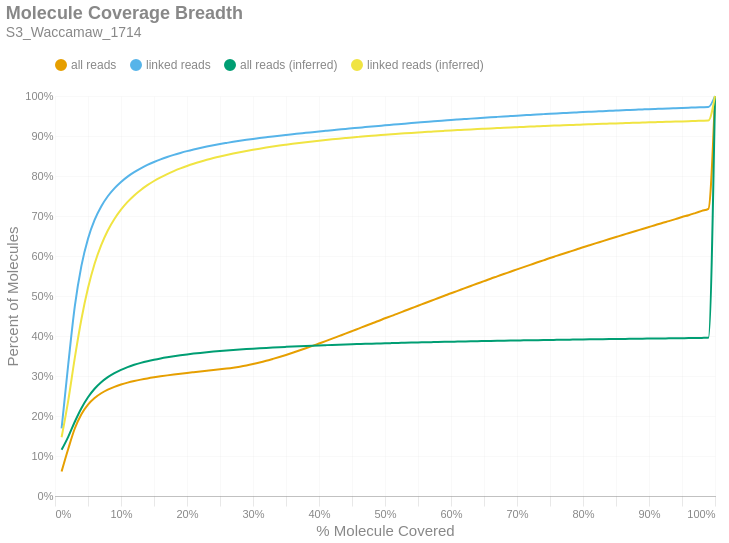

The cell this chart's notebook holds for it:
### Markdown cell above
### Molecule Read Coverage
This chart shows molecule coverage breadth as computed by the number of bases aligned to that molecule. In other words, "*how much of each unique long molecule is actually sequenced/aligned?*" Keep in mind there is a distinction between sequences and alignments, since some sequences belonging to a particular molecule may not align well and wouldn't appear in the alignment data. This chart also shows molecule coverage breadth as computed by the *inferred fragment* from which the aligned sequences originate. Unlike read coverage, this calculation takes into account the total insert size, including unsequenced gaps between the forward and reverse reads. Like the previous figures, these are cumulative percents.

### Code cell
if SKIPLR:
    print_html(f"Skipped")
else:
    binned_df = consolidated_hist(valids['coverage_bp'], mask, 0.01, True)
    binned_df_inf = consolidated_hist(valids['coverage_inserts'], mask, 0.01, True)
    binned_df = binned_df.with_columns(pl.lit(binned_df_inf['all reads (cumsum)']).alias('all reads (inferred)'))
    binned_df = binned_df.with_columns(pl.lit(binned_df_inf['linked reads (cumsum)']).alias('linked reads (inferred)'))
    binned_df = binned_df.with_columns(
        (pl.col('bin').cast(pl.Float64) + 0.01).alias('right_edge')
    )

    with SafeRender(binned_df):
        (
            density_plot(binned_df, 'Molecule Coverage Breadth', samplename, 'molcov', ['all reads (inferred)','linked reads (inferred)'])
            .encode(
                #x=alt.X('bin:Q', title="% Molecule Covered").axis(format = '%').scale(padding=0),
                x=alt.X('right_edge:Q', title="% Molecule Covered").axis(format='%').scale(padding=0),
                y=alt.Y('value:Q', title='Percent of Molecules')
                    .axis(format='%')
                    .stack(False)
                    .scale(domainMin=0, padding=0),
                color=alt.Color("key:N").scale(domain = ["all reads", "linked reads", "all reads (inferred)", "linked reads (inferred)"]),
                tooltip = [
                    alt.Tooltip("key:N", title = "Data Type"),
                    alt.Tooltip("range_label:N", title="% Molecule Covered"),
                    alt.Tooltip("value:Q", format = ".2%", title="% Molecules")
                ]
            )
        ).display()

### Figure 1 — Vega-Lite specification as saved in the notebook (floating-point values rounded to 4 significant figures)
{"width": "container", "height": 400, "config": {"title": {"anchor": "start", "dy": -15, "fontSize": 18, "color": "#888888", "subtitleColor": "#888888", "subtitleFontSize": 14}, "arc": {"fill": "#0072B2"}, "axis": {"domainColor": "#888888", "domainWidth": 0.5, "gridWidth": 0.2, "grid": false, "titleFontWeight": 400, "titleFontSize": 15, "labelFontSize": 11, "labelColor": "#888888", "tickColor": "#888888", "tickWidth": 0.2, "titleColor": "#888888"}, "axisBand": {"grid": false}, "axisX": {"grid": true, "tickSize": 10, "domainCap": "round"}, "axisY": {"domain": false, "grid": true, "tickSize": 0, "domainCap": "round"}, "background": "transparent", "header": {"labelFontSize": 15, "labelColor": "#888888", "titleFontSize": 15, "titleFontWeight": 600, "titleColor": "#888888"}, "legend": {"labelFont": "sans-serif", "labelFontSize": 12, "labelColor": "#888888", "symbolSize": 100, "symbolType": "circle", "titleFontSize": 12, "titlePadding": 10, "titleColor": "#888888", "title": null, "orient": "top"}, "range": {"category": ["#E69F00", "#56B4E9", "#009E73", "#F0E442", "#0072B2", "#D55E00", "#CC79A7", "#000000"], "diverging": ["#cfe8f3", "#a2d4ec", "#73bfe2", "#46abdb", "#1696d2", "#12719e"]}, "area": {"fill": "#0072B2", "fillOpacity": 0.7, "line": true, "strokeOpacity": 0.7}, "line": {"color": "#0072B2", "stroke": "#0072B2", "strokeWidth": 2}, "trail": {"color": "#0072B2", "stroke": "#0072B2", "strokeWidth": 0, "size": 1}, "point": {"filled": true, "fillOpacity": 1.0, "size": 95}, "text": {"color": "#888888", "fontSize": 11, "align": "right", "fontWeight": 400, "size": 11}, "bar": {"fill": "#0072B2", "stroke": null}, "view": {"stroke": null, "continuousWidth": 660, "continuousHeight": 400}}, "data": {"name": "data-dcaccd29d88ac95ff5867782cb8accd9"}, "mark": {"type": "line", "interpolate": "monotone", "point": {"opacity": 0, "size": 275}}, "encoding": {"color": {"field": "key", "scale": {"domain": ["all reads", "linked reads", "all reads (inferred)", "linked reads (inferred)"]}, "type": "nominal"}, "tooltip": [{"field": "key", "title": "Data Type", "type": "nominal"}, {"field": "range_label", "title": "% Molecule Covered", "type": "nominal"}, {"field": "value", "format": ".2%", "title": "% Molecules", "type": "quantitative"}], "x": {"axis": {"format": "%"}, "field": "right_edge", "scale": {"padding": 0}, "title": "% Molecule Covered", "type": "quantitative"}, "y": {"axis": {"format": "%"}, "field": "value", "scale": {"domainMin": 0, "padding": 0}, "stack": false, "title": "Percent of Molecules", "type": "quantitative"}}, "params": [{"name": "param_c36ac31b6afebe62", "select": {"type": "point", "fields": ["key"]}, "bind": "legend"}], "title": {"text": "Molecule Coverage Breadth", "subtitle": "S3_Waccamaw_1714"}, "transform": [{"fold": ["all reads (cumsum)", "linked reads (cumsum)", "all reads (inferred)", "linked reads (inferred)"]}, {"calculate": "replace(datum.key, ' (cumsum)', '')", "as": "key"}, {"filter": {"param": "param_c36ac31b6afebe62"}}], "usermeta": {"embedOptions": {"downloadFileName": "S3_Waccamaw_1714.molcov"}}, "$schema": "https://vega.github.io/schema/vega-lite/v6.1.0.json", "datasets": {"data-dcaccd29d88ac95ff5867782cb8accd9": [{"bin": "0.0", "interval": "0.0-0.01", "all reads": 0.06135, "linked reads": 0.169, "all reads (cumsum)": 0.06135, "linked reads (cumsum)": 0.169, "range_label": "0.0-0.01", "all reads (inferred)": 0.1155, "linked reads (inferred)": 0.1469, "right_edge": 0.01}, {"bin": "0.01", "interval": "0.01-0.02", "all reads": 0.05619, "linked reads": 0.1591, "all reads (cumsum)": 0.1175, "linked reads (cumsum)": 0.3281, "range_label": "0.01-0.02", "all reads (inferred)": 0.1479, "linked reads (inferred)": 0.2379, "right_edge": 0.02}, {"bin": "0.02", "interval": "0.02-0.03", "all reads": 0.05124, "linked reads": 0.1459, "all reads (cumsum)": 0.1688, "linked reads (cumsum)": 0.474, "range_label": "0.02-0.03", "all reads (inferred)": 0.1857, "linked reads (inferred)": 0.3452, "right_edge": 0.03}, {"bin": "0.03", "interval": "0.03-0.04", "all reads": 0.03565, "linked reads": 0.1014, "all reads (cumsum)": 0.2044, "linked reads (cumsum)": 0.5754, "range_label": "0.03-0.04", "all reads (inferred)": 0.2195, "linked reads (inferred)": 0.4417, "right_edge": 0.04}, {"bin": "0.04", "interval": "0.04-0.05", "all reads": 0.02391, "linked reads": 0.06794, "all reads (cumsum)": 0.2283, "linked reads (cumsum)": 0.6433, "range_label": "0.04-0.05", "all reads (inferred)": 0.2468, "linked reads (inferred)": 0.5197, "right_edge": 0.05}, {"bin": "0.05", "interval": "0.05-0.06", "all reads": 0.01655, "linked reads": 0.04687, "all reads (cumsum)": 0.2449, "linked reads (cumsum)": 0.6902, "range_label": "0.05-0.06", "all reads (inferred)": 0.2681, "linked reads (inferred)": 0.5806, "right_edge": 0.06}, {"bin": "0.06", "interval": "0.06-0.07", "all reads": 0.01192, "linked reads": 0.03366, "all reads (cumsum)": 0.2568, "linked reads (cumsum)": 0.7238, "range_label": "0.06-0.07", "all reads (inferred)": 0.2844, "linked reads (inferred)": 0.6271, "right_edge": 0.07}, {"bin": "0.07", "interval": "0.07-0.08", "all reads": 0.009039, "linked reads": 0.02546, "all reads (cumsum)": 0.2659, "linked reads (cumsum)": 0.7493, "range_label": "0.07-0.08", "all reads (inferred)": 0.2972, "linked reads (inferred)": 0.6637, "right_edge": 0.08}, {"bin": "0.08", "interval": "0.08-0.09", "all reads": 0.007066, "linked reads": 0.01983, "all reads (cumsum)": 0.2729, "linked reads (cumsum)": 0.7691, "range_label": "0.08-0.09", "all reads (inferred)": 0.3073, "linked reads (inferred)": 0.6925, "right_edge": 0.09}, {"bin": "0.09", "interval": "0.09-0.1", "all reads": 0.00574, "linked reads": 0.01607, "all reads (cumsum)": 0.2787, "linked reads (cumsum)": 0.7852, "range_label": "0.09-0.1", "all reads (inferred)": 0.3155, "linked reads (inferred)": 0.7158, "right_edge": 0.1}, {"bin": "0.1", "interval": "0.1-0.11", "all reads": 0.004783, "linked reads": 0.0133, "all reads (cumsum)": 0.2834, "linked reads (cumsum)": 0.7985, "range_label": "0.1-0.11", "all reads (inferred)": 0.3223, "linked reads (inferred)": 0.7351, "right_edge": 0.11}, {"bin": "0.11", "interval": "0.11-0.12", "all reads": 0.004034, "linked reads": 0.01118, "all reads (cumsum)": 0.2875, "linked reads (cumsum)": 0.8097, "range_label": "0.11-0.12", "all reads (inferred)": 0.328, "linked reads (inferred)": 0.7514, "right_edge": 0.12}, {"bin": "0.12", "interval": "0.12-0.13", "all reads": 0.003466, "linked reads": 0.009554, "all reads (cumsum)": 0.2909, "linked reads (cumsum)": 0.8192, "range_label": "0.12-0.13", "all reads (inferred)": 0.3329, "linked reads (inferred)": 0.7651, "right_edge": 0.13}, {"bin": "0.13", "interval": "0.13-0.14", "all reads": 0.003069, "linked reads": 0.008382, "all reads (cumsum)": 0.294, "linked reads (cumsum)": 0.8276, "range_label": "0.13-0.14", "all reads (inferred)": 0.3371, "linked reads (inferred)": 0.777, "right_edge": 0.14}, {"bin": "0.14", "interval": "0.14-0.15", "all reads": 0.002735, "linked reads": 0.007378, "all reads (cumsum)": 0.2967, "linked reads (cumsum)": 0.835, "range_label": "0.14-0.15", "all reads (inferred)": 0.3407, "linked reads (inferred)": 0.7875, "right_edge": 0.15}, {"bin": "0.15", "interval": "0.15-0.16", "all reads": 0.002517, "linked reads": 0.006643, "all reads (cumsum)": 0.2993, "linked reads (cumsum)": 0.8416, "range_label": "0.15-0.16", "all reads (inferred)": 0.344, "linked reads (inferred)": 0.7967, "right_edge": 0.16}, {"bin": "0.16", "interval": "0.16-0.17", "all reads": 0.002296, "linked reads": 0.00588, "all reads (cumsum)": 0.3016, "linked reads (cumsum)": 0.8475, "range_label": "0.16-0.17", "all reads (inferred)": 0.3469, "linked reads (inferred)": 0.8049, "right_edge": 0.17}, {"bin": "0.17", "interval": "0.17-0.18", "all reads": 0.002175, "linked reads": 0.005365, "all reads (cumsum)": 0.3037, "linked reads (cumsum)": 0.8529, "range_label": "0.17-0.18", "all reads (inferred)": 0.3495, "linked reads (inferred)": 0.8123, "right_edge": 0.18}, {"bin": "0.18", "interval": "0.18-0.19", "all reads": 0.002046, "linked reads": 0.004847, "all reads (cumsum)": 0.3058, "linked reads (cumsum)": 0.8577, "range_label": "0.18-0.19", "all reads (inferred)": 0.3519, "linked reads (inferred)": 0.819, "right_edge": 0.19}, {"bin": "0.19", "interval": "0.19-0.2", "all reads": 0.001972, "linked reads": 0.004471, "all reads (cumsum)": 0.3078, "linked reads (cumsum)": 0.8622, "range_label": "0.19-0.2", "all reads (inferred)": 0.354, "linked reads (inferred)": 0.8251, "right_edge": 0.2}, {"bin": "0.2", "interval": "0.2-0.21", "all reads": 0.001876, "linked reads": 0.004053, "all reads (cumsum)": 0.3096, "linked reads (cumsum)": 0.8662, "range_label": "0.2-0.21", "all reads (inferred)": 0.356, "linked reads (inferred)": 0.8307, "right_edge": 0.21}, {"bin": "0.21", "interval": "0.21-0.22", "all reads": 0.001846, "linked reads": 0.003784, "all reads (cumsum)": 0.3115, "linked reads (cumsum)": 0.87, "range_label": "0.21-0.22", "all reads (inferred)": 0.3578, "linked reads (inferred)": 0.8357, "right_edge": 0.22}, {"bin": "0.22", "interval": "0.22-0.23", "all reads": 0.001804, "linked reads": 0.00351, "all reads (cumsum)": 0.3133, "linked reads (cumsum)": 0.8735, "range_label": "0.22-0.23", "all reads (inferred)": 0.3595, "linked reads (inferred)": 0.8405, "right_edge": 0.23}, {"bin": "0.23", "interval": "0.23-0.24", "all reads": 0.001805, "linked reads": 0.003256, "all reads (cumsum)": 0.3151, "linked reads (cumsum)": 0.8768, "range_label": "0.23-0.24", "all reads (inferred)": 0.361, "linked reads (inferred)": 0.8448, "right_edge": 0.24}, {"bin": "0.24", "interval": "0.24-0.25", "all reads": 0.001828, "linked reads": 0.003082, "all reads (cumsum)": 0.3169, "linked reads (cumsum)": 0.8799, "range_label": "0.24-0.25", "all reads (inferred)": 0.3624, "linked reads (inferred)": 0.8488, "right_edge": 0.25}, {"bin": "0.25", "interval": "0.25-0.26", "all reads": 0.001845, "linked reads": 0.002824, "all reads (cumsum)": 0.3188, "linked reads (cumsum)": 0.8827, "range_label": "0.25-0.26", "all reads (inferred)": 0.3638, "linked reads (inferred)": 0.8526, "right_edge": 0.26}, {"bin": "0.26", "interval": "0.26-0.27", "all reads": 0.002128, "linked reads": 0.002736, "all reads (cumsum)": 0.3209, "linked reads (cumsum)": 0.8854, "range_label": "0.26-0.27", "all reads (inferred)": 0.365, "linked reads (inferred)": 0.8561, "right_edge": 0.27}, {"bin": "0.27", "interval": "0.27-0.28", "all reads": 0.002517, "linked reads": 0.002543, "all reads (cumsum)": 0.3234, "linked reads (cumsum)": 0.888, "range_label": "0.27-0.28", "all reads (inferred)": 0.3662, "linked reads (inferred)": 0.8595, "right_edge": 0.28}, {"bin": "0.28", "interval": "0.28-0.29", "all reads": 0.002953, "linked reads": 0.002434, "all reads (cumsum)": 0.3264, "linked reads (cumsum)": 0.8904, "range_label": "0.28-0.29", "all reads (inferred)": 0.3673, "linked reads (inferred)": 0.8626, "right_edge": 0.29}, {"bin": "0.29", "interval": "0.29-0.3", "all reads": 0.003438, "linked reads": 0.002328, "all reads (cumsum)": 0.3298, "linked reads (cumsum)": 0.8927, "range_label": "0.29-0.3", "all reads (inferred)": 0.3683, "linked reads (inferred)": 0.8655, "right_edge": 0.3}, {"bin": "0.3", "interval": "0.3-0.31", "all reads": 0.003827, "linked reads": 0.002119, "all reads (cumsum)": 0.3336, "linked reads (cumsum)": 0.8948, "range_label": "0.3-0.31", "all reads (inferred)": 0.3694, "linked reads (inferred)": 0.8684, "right_edge": 0.31}, {"bin": "0.31", "interval": "0.31-0.32", "all reads": 0.004311, "linked reads": 0.00207, "all reads (cumsum)": 0.3379, "linked reads (cumsum)": 0.8969, "range_label": "0.31-0.32", "all reads (inferred)": 0.3703, "linked reads (inferred)": 0.871, "right_edge": 0.32}, {"bin": "0.32", "interval": "0.32-0.33", "all reads": 0.004719, "linked reads": 0.002041, "all reads (cumsum)": 0.3426, "linked reads (cumsum)": 0.899, "range_label": "0.32-0.33", "all reads (inferred)": 0.3712, "linked reads (inferred)": 0.8736, "right_edge": 0.33}, {"bin": "0.33", "interval": "0.33-0.34", "all reads": 0.004867, "linked reads": 0.001923, "all reads (cumsum)": 0.3475, "linked reads (cumsum)": 0.9009, "range_label": "0.33-0.34", "all reads (inferred)": 0.3721, "linked reads (inferred)": 0.876, "right_edge": 0.34}, {"bin": "0.34", "interval": "0.34-0.35", "all reads": 0.00517, "linked reads": 0.001819, "all reads (cumsum)": 0.3527, "linked reads (cumsum)": 0.9027, "range_label": "0.34-0.35", "all reads (inferred)": 0.3729, "linked reads (inferred)": 0.8782, "right_edge": 0.35}, {"bin": "0.35", "interval": "0.35-0.36", "all reads": 0.005394, "linked reads": 0.001775, "all reads (cumsum)": 0.3581, "linked reads (cumsum)": 0.9045, "range_label": "0.35-0.36", "all reads (inferred)": 0.3736, "linked reads (inferred)": 0.8804, "right_edge": 0.36}, {"bin": "0.36", "interval": "0.36-0.37", "all reads": 0.005518, "linked reads": 0.00171, "all reads (cumsum)": 0.3636, "linked reads (cumsum)": 0.9062, "range_label": "0.36-0.37", "all reads (inferred)": 0.3744, "linked reads (inferred)": 0.8825, "right_edge": 0.37}, {"bin": "0.37", "interval": "0.37-0.38", "all reads": 0.005736, "linked reads": 0.001744, "all reads (cumsum)": 0.3693, "linked reads (cumsum)": 0.9079, "range_label": "0.37-0.38", "all reads (inferred)": 0.3751, "linked reads (inferred)": 0.8845, "right_edge": 0.38}, {"bin": "0.38", "interval": "0.38-0.39", "all reads": 0.005911, "linked reads": 0.001701, "all reads (cumsum)": 0.3752, "linked reads (cumsum)": 0.9096, "range_label": "0.38-0.39", "all reads (inferred)": 0.3758, "linked reads (inferred)": 0.8864, "right_edge": 0.39}, {"bin": "0.39", "interval": "0.39-0.4", "all reads": 0.006055, "linked reads": 0.001708, "all reads (cumsum)": 0.3813, "linked reads (cumsum)": 0.9113, "range_label": "0.39-0.4", "all reads (inferred)": 0.3765, "linked reads (inferred)": 0.8883, "right_edge": 0.4}, {"bin": "0.4", "interval": "0.4-0.41", "all reads": 0.005977, "linked reads": 0.001622, "all reads (cumsum)": 0.3873, "linked reads (cumsum)": 0.913, "range_label": "0.4-0.41", "all reads (inferred)": 0.3771, "linked reads (inferred)": 0.89, "right_edge": 0.41}, {"bin": "0.41", "interval": "0.41-0.42", "all reads": 0.006146, "linked reads": 0.001606, "all reads (cumsum)": 0.3934, "linked reads (cumsum)": 0.9146, "range_label": "0.41-0.42", "all reads (inferred)": 0.3777, "linked reads (inferred)": 0.8917, "right_edge": 0.42}, {"bin": "0.42", "interval": "0.42-0.43", "all reads": 0.006233, "linked reads": 0.001557, "all reads (cumsum)": 0.3997, "linked reads (cumsum)": 0.9161, "range_label": "0.42-0.43", "all reads (inferred)": 0.3783, "linked reads (inferred)": 0.8933, "right_edge": 0.43}, {"bin": "0.43", "interval": "0.43-0.44", "all reads": 0.006217, "linked reads": 0.001568, "all reads (cumsum)": 0.4059, "linked reads (cumsum)": 0.9177, "range_label": "0.43-0.44", "all reads (inferred)": 0.3788, "linked reads (inferred)": 0.8949, "right_edge": 0.44}, {"bin": "0.44", "interval": "0.44-0.45", "all reads": 0.006318, "linked reads": 0.001519, "all reads (cumsum)": 0.4122, "linked reads (cumsum)": 0.9192, "range_label": "0.44-0.45", "all reads (inferred)": 0.3794, "linked reads (inferred)": 0.8964, "right_edge": 0.45}, {"bin": "0.45", "interval": "0.45-0.46", "all reads": 0.006365, "linked reads": 0.001541, "all reads (cumsum)": 0.4186, "linked reads (cumsum)": 0.9207, "range_label": "0.45-0.46", "all reads (inferred)": 0.3799, "linked reads (inferred)": 0.8978, "right_edge": 0.46}, {"bin": "0.46", "interval": "0.46-0.47", "all reads": 0.006339, "linked reads": 0.001454, "all reads (cumsum)": 0.4249, "linked reads (cumsum)": 0.9222, "range_label": "0.46-0.47", "all reads (inferred)": 0.3804, "linked reads (inferred)": 0.8992, "right_edge": 0.47}, {"bin": "0.47", "interval": "0.47-0.48", "all reads": 0.006386, "linked reads": 0.00152, "all reads (cumsum)": 0.4313, "linked reads (cumsum)": 0.9237, "range_label": "0.47-0.48", "all reads (inferred)": 0.3809, "linked reads (inferred)": 0.9006, "right_edge": 0.48}, {"bin": "0.48", "interval": "0.48-0.49", "all reads": 0.006154, "linked reads": 0.001457, "all reads (cumsum)": 0.4374, "linked reads (cumsum)": 0.9252, "range_label": "0.48-0.49", "all reads (inferred)": 0.3813, "linked reads (inferred)": 0.9018, "right_edge": 0.49}, {"bin": "0.49", "interval": "0.49-0.5", "all reads": 0.006854, "linked reads": 0.001522, "all reads (cumsum)": 0.4443, "linked reads (cumsum)": 0.9267, "range_label": "0.49-0.5", "all reads (inferred)": 0.3818, "linked reads (inferred)": 0.9031, "right_edge": 0.5}, {"bin": "0.5", "interval": "0.5-0.51", "all reads": 0.005891, "linked reads": 0.001404, "all reads (cumsum)": 0.4502, "linked reads (cumsum)": 0.9281, "range_label": "0.5-0.51", "all reads (inferred)": 0.3822, "linked reads (inferred)": 0.9043, "right_edge": 0.51}, {"bin": "0.51", "interval": "0.51-0.52", "all reads": 0.006527, "linked reads": 0.001399, "all reads (cumsum)": 0.4567, "linked reads (cumsum)": 0.9295, "range_label": "0.51-0.52", "all reads (inferred)": 0.3826, "linked reads (inferred)": 0.9054, "right_edge": 0.52}, {"bin": "0.52", "interval": "0.52-0.53", "all reads": 0.006288, "linked reads": 0.001353, "all reads (cumsum)": 0.463, "linked reads (cumsum)": 0.9309, "range_label": "0.52-0.53", "all reads (inferred)": 0.3831, "linked reads (inferred)": 0.9066, "right_edge": 0.53}, {"bin": "0.53", "interval": "0.53-0.54", "all reads": 0.006351, "linked reads": 0.001336, "all reads (cumsum)": 0.4693, "linked reads (cumsum)": 0.9322, "range_label": "0.53-0.54", "all reads (inferred)": 0.3835, "linked reads (inferred)": 0.9077, "right_edge": 0.54}, {"bin": "0.54", "interval": "0.54-0.55", "all reads": 0.006183, "linked reads": 0.001314, "all reads (cumsum)": 0.4755, "linked reads (cumsum)": 0.9335, "range_label": "0.54-0.55", "all reads (inferred)": 0.3839, "linked reads (inferred)": 0.9088, "right_edge": 0.55}, {"bin": "0.55", "interval": "0.55-0.56", "all reads": 0.006433, "linked reads": 0.001333, "all reads (cumsum)": 0.482, "linked reads (cumsum)": 0.9348, "range_label": "0.55-0.56", "all reads (inferred)": 0.3843, "linked reads (inferred)": 0.9098, "right_edge": 0.56}, {"bin": "0.56", "interval": "0.56-0.57", "all reads": 0.006274, "linked reads": 0.001297, "all reads (cumsum)": 0.4882, "linked reads (cumsum)": 0.9361, "range_label": "0.56-0.57", "all reads (inferred)": 0.3846, "linked reads (inferred)": 0.9109, "right_edge": 0.57}, {"bin": "0.57", "interval": "0.57-0.58", "all reads": 0.006147, "linked reads": 0.001313, "all reads (cumsum)": 0.4944, "linked reads (cumsum)": 0.9375, "range_label": "0.57-0.58", "all reads (inferred)": 0.385, "linked reads (inferred)": 0.9119, "right_edge": 0.58}, {"bin": "0.58", "interval": "0.58-0.59", "all reads": 0.006211, "linked reads": 0.001231, "all reads (cumsum)": 0.5006, "linked reads (cumsum)": 0.9387, "range_label": "0.58-0.59", "all reads (inferred)": 0.3854, "linked reads (inferred)": 0.9129, "right_edge": 0.59}, {"bin": "0.59", "interval": "0.59-0.6", "all reads": 0.00633, "linked reads": 0.001256, "all reads (cumsum)": 0.5069, "linked reads (cumsum)": 0.9399, "range_label": "0.59-0.6", "all reads (inferred)": 0.3857, "linked reads (inferred)": 0.9138, "right_edge": 0.6}, {"bin": "0.6", "interval": "0.6-0.61", "all reads": 0.005951, "linked reads": 0.001184, "all reads (cumsum)": 0.5129, "linked reads (cumsum)": 0.9411, "range_label": "0.6-0.61", "all reads (inferred)": 0.3861, "linked reads (inferred)": 0.9147, "right_edge": 0.61}, {"bin": "0.61", "interval": "0.61-0.62", "all reads": 0.006207, "linked reads": 0.001155, "all reads (cumsum)": 0.5191, "linked reads (cumsum)": 0.9423, "range_label": "0.61-0.62", "all reads (inferred)": 0.3864, "linked reads (inferred)": 0.9157, "right_edge": 0.62}, {"bin": "0.62", "interval": "0.62-0.63", "all reads": 0.006049, "linked reads": 0.001156, "all reads (cumsum)": 0.5251, "linked reads (cumsum)": 0.9434, "range_label": "0.62-0.63", "all reads (inferred)": 0.3867, "linked reads (inferred)": 0.9166, "right_edge": 0.63}, {"bin": "0.63", "interval": "0.63-0.64", "all reads": 0.006048, "linked reads": 0.001111, "all reads (cumsum)": 0.5312, "linked reads (cumsum)": 0.9445, "range_label": "0.63-0.64", "all reads (inferred)": 0.3871, "linked reads (inferred)": 0.9174, "right_edge": 0.64}, {"bin": "0.64", "interval": "0.64-0.65", "all reads": 0.005891, "linked reads": 0.001065, "all reads (cumsum)": 0.5371, "linked reads (cumsum)": 0.9456, "range_label": "0.64-0.65", "all reads (inferred)": 0.3874, "linked reads (inferred)": 0.9182, "right_edge": 0.65}, {"bin": "0.65", "interval": "0.65-0.66", "all reads": 0.006193, "linked reads": 0.001147, "all reads (cumsum)": 0.5433, "linked reads (cumsum)": 0.9468, "range_label": "0.65-0.66", "all reads (inferred)": 0.3877, "linked reads (inferred)": 0.919, "right_edge": 0.66}, {"bin": "0.66", "interval": "0.66-0.67", "all reads": 0.005799, "linked reads": 0.001058, "all reads (cumsum)": 0.5491, "linked reads (cumsum)": 0.9478, "range_label": "0.66-0.67", "all reads (inferred)": 0.3879, "linked reads (inferred)": 0.9198, "right_edge": 0.67}, {"bin": "0.67", "interval": "0.67-0.68", "all reads": 0.005892, "linked reads": 0.001025, "all reads (cumsum)": 0.5549, "linked reads (cumsum)": 0.9488, "range_label": "0.67-0.68", "all reads (inferred)": 0.3882, "linked reads (inferred)": 0.9206, "right_edge": 0.68}, {"bin": "0.68", "interval": "0.68-0.69", "all reads": 0.005723, "linked reads": 0.0009934, "all reads (cumsum)": 0.5607, "linked reads (cumsum)": 0.9498, "range_label": "0.68-0.69", "all reads (inferred)": 0.3885, "linked reads (inferred)": 0.9214, "right_edge": 0.69}, {"bin": "0.69", "interval": "0.69-0.7", "all reads": 0.00585, "linked reads": 0.0009961, "all reads (cumsum)": 0.5665, "linked reads (cumsum)": 0.9508, "range_label": "0.69-0.7", "all reads (inferred)": 0.3888, "linked reads (inferred)": 0.9221, "right_edge": 0.7}, {"bin": "0.7", "interval": "0.7-0.71", "all reads": 0.00573, "linked reads": 0.0009791, "all reads (cumsum)": 0.5723, "linked reads (cumsum)": 0.9518, "range_label": "0.7-0.71", "all reads (inferred)": 0.3891, "linked reads (inferred)": 0.9228, "right_edge": 0.71}, {"bin": "0.71", "interval": "0.71-0.72", "all reads": 0.005642, "linked reads": 0.000964, "all reads (cumsum)": 0.5779, "linked reads (cumsum)": 0.9528, "range_label": "0.71-0.72", "all reads (inferred)": 0.3893, "linked reads (inferred)": 0.9235, "right_edge": 0.72}, {"bin": "0.72", "interval": "0.72-0.73", "all reads": 0.005687, "linked reads": 0.0009807, "all reads (cumsum)": 0.5836, "linked reads (cumsum)": 0.9538, "range_label": "0.72-0.73", "all reads (inferred)": 0.3896, "linked reads (inferred)": 0.9242, "right_edge": 0.73}, {"bin": "0.73", "interval": "0.73-0.74", "all reads": 0.005496, "linked reads": 0.0009347, "all reads (cumsum)": 0.5891, "linked reads (cumsum)": 0.9547, "range_label": "0.73-0.74", "all reads (inferred)": 0.3899, "linked reads (inferred)": 0.9249, "right_edge": 0.74}, {"bin": "0.74", "interval": "0.74-0.75", "all reads": 0.0058, "linked reads": 0.0009339, "all reads (cumsum)": 0.5949, "linked reads (cumsum)": 0.9556, "range_label": "0.74-0.75", "all reads (inferred)": 0.3901, "linked reads (inferred)": 0.9255, "right_edge": 0.75}, {"bin": "0.75", "interval": "0.75-0.76", "all reads": 0.005332, "linked reads": 0.0008774, "all reads (cumsum)": 0.6002, "linked reads (cumsum)": 0.9565, "range_label": "0.75-0.76", "all reads (inferred)": 0.3904, "linked reads (inferred)": 0.9262, "right_edge": 0.76}, {"bin": "0.76", "interval": "0.76-0.77", "all reads": 0.00541, "linked reads": 0.000848, "all reads (cumsum)": 0.6056, "linked reads (cumsum)": 0.9573, "range_label": "0.76-0.77", "all reads (inferred)": 0.3906, "linked reads (inferred)": 0.9268, "right_edge": 0.77}, {"bin": "0.77", "interval": "0.77-0.78", "all reads": 0.005341, "linked reads": 0.0008302, "all reads (cumsum)": 0.611, "linked reads (cumsum)": 0.9582, "range_label": "0.77-0.78", "all reads (inferred)": 0.3909, "linked reads (inferred)": 0.9274, "right_edge": 0.78}, {"bin": "0.78", "interval": "0.78-0.79", "all reads": 0.00531, "linked reads": 0.0008418, "all reads (cumsum)": 0.6163, "linked reads (cumsum)": 0.959, "range_label": "0.78-0.79", "all reads (inferred)": 0.3911, "linked reads (inferred)": 0.928, "right_edge": 0.79}, {"bin": "0.79", "interval": "0.79-0.8", "all reads": 0.005578, "linked reads": 0.0008422, "all reads (cumsum)": 0.6218, "linked reads (cumsum)": 0.9599, "range_label": "0.79-0.8", "all reads (inferred)": 0.3913, "linked reads (inferred)": 0.9286, "right_edge": 0.8}, {"bin": "0.8", "interval": "0.8-0.81", "all reads": 0.005084, "linked reads": 0.0007668, "all reads (cumsum)": 0.6269, "linked reads (cumsum)": 0.9606, "range_label": "0.8-0.81", "all reads (inferred)": 0.3916, "linked reads (inferred)": 0.9292, "right_edge": 0.81}, {"bin": "0.81", "interval": "0.81-0.82", "all reads": 0.005162, "linked reads": 0.0007684, "all reads (cumsum)": 0.6321, "linked reads (cumsum)": 0.9614, "range_label": "0.81-0.82", "all reads (inferred)": 0.3918, "linked reads (inferred)": 0.9298, "right_edge": 0.82}, {"bin": "0.82", "interval": "0.82-0.83", "all reads": 0.005207, "linked reads": 0.0007788, "all reads (cumsum)": 0.6373, "linked reads (cumsum)": 0.9622, "range_label": "0.82-0.83", "all reads (inferred)": 0.392, "linked reads (inferred)": 0.9304, "right_edge": 0.83}, {"bin": "0.83", "interval": "0.83-0.84", "all reads": 0.005132, "linked reads": 0.0007541, "all reads (cumsum)": 0.6424, "linked reads (cumsum)": 0.9629, "range_label": "0.83-0.84", "all reads (inferred)": 0.3923, "linked reads (inferred)": 0.931, "right_edge": 0.84}, {"bin": "0.84", "interval": "0.84-0.85", "all reads": 0.005033, "linked reads": 0.000715, "all reads (cumsum)": 0.6475, "linked reads (cumsum)": 0.9636, "range_label": "0.84-0.85", "all reads (inferred)": 0.3925, "linked reads (inferred)": 0.9315, "right_edge": 0.85}, {"bin": "0.85", "interval": "0.85-0.86", "all reads": 0.005121, "linked reads": 0.0007258, "all reads (cumsum)": 0.6526, "linked reads (cumsum)": 0.9644, "range_label": "0.85-0.86", "all reads (inferred)": 0.3927, "linked reads (inferred)": 0.9321, "right_edge": 0.86}, {"bin": "0.86", "interval": "0.86-0.87", "all reads": 0.004964, "linked reads": 0.0006837, "all reads (cumsum)": 0.6575, "linked reads (cumsum)": 0.9651, "range_label": "0.86-0.87", "all reads (inferred)": 0.3929, "linked reads (inferred)": 0.9326, "right_edge": 0.87}, {"bin": "0.87", "interval": "0.87-0.88", "all reads": 0.005062, "linked reads": 0.0006961, "all reads (cumsum)": 0.6626, "linked reads (cumsum)": 0.9658, "range_label": "0.87-0.88", "all reads (inferred)": 0.3931, "linked reads (inferred)": 0.9331, "right_edge": 0.88}, {"bin": "0.88", "interval": "0.88-0.89", "all reads": 0.00495, "linked reads": 0.0007022, "all reads (cumsum)": 0.6676, "linked reads (cumsum)": 0.9665, "range_label": "0.88-0.89", "all reads (inferred)": 0.3933, "linked reads (inferred)": 0.9336, "right_edge": 0.89}, {"bin": "0.89", "interval": "0.89-0.9", "all reads": 0.005007, "linked reads": 0.0006837, "all reads (cumsum)": 0.6726, "linked reads (cumsum)": 0.9671, "range_label": "0.89-0.9", "all reads (inferred)": 0.3935, "linked reads (inferred)": 0.9342, "right_edge": 0.9}, {"bin": "0.9", "interval": "0.9-0.91", "all reads": 0.00473, "linked reads": 0.0006276, "all reads (cumsum)": 0.6773, "linked reads (cumsum)": 0.9678, "range_label": "0.9-0.91", "all reads (inferred)": 0.3937, "linked reads (inferred)": 0.9346, "right_edge": 0.91}, {"bin": "0.91", "interval": "0.91-0.92", "all reads": 0.005328, "linked reads": 0.0006315, "all reads (cumsum)": 0.6826, "linked reads (cumsum)": 0.9684, "range_label": "0.91-0.92", "all reads (inferred)": 0.394, "linked reads (inferred)": 0.9351, "right_edge": 0.92}, {"bin": "0.92", "interval": "0.92-0.93", "all reads": 0.004591, "linked reads": 0.0005986, "all reads (cumsum)": 0.6872, "linked reads (cumsum)": 0.969, "range_label": "0.92-0.93", "all reads (inferred)": 0.3942, "linked reads (inferred)": 0.9356, "right_edge": 0.93}, {"bin": "0.93", "interval": "0.93-0.94", "all reads": 0.004958, "linked reads": 0.0005735, "all reads (cumsum)": 0.6922, "linked reads (cumsum)": 0.9696, "range_label": "0.93-0.94", "all reads (inferred)": 0.3944, "linked reads (inferred)": 0.9361, "right_edge": 0.94}, {"bin": "0.94", "interval": "0.94-0.95", "all reads": 0.005356, "linked reads": 0.0005743, "all reads (cumsum)": 0.6975, "linked reads (cumsum)": 0.9701, "range_label": "0.94-0.95", "all reads (inferred)": 0.3946, "linked reads (inferred)": 0.9365, "right_edge": 0.95}, {"bin": "0.95", "interval": "0.95-0.96", "all reads": 0.004466, "linked reads": 0.0005735, "all reads (cumsum)": 0.702, "linked reads (cumsum)": 0.9707, "range_label": "0.95-0.96", "all reads (inferred)": 0.3948, "linked reads (inferred)": 0.937, "right_edge": 0.96}, {"bin": "0.96", "interval": "0.96-0.97", "all reads": 0.005232, "linked reads": 0.0005801, "all reads (cumsum)": 0.7072, "linked reads (cumsum)": 0.9713, "range_label": "0.96-0.97", "all reads (inferred)": 0.395, "linked reads (inferred)": 0.9375, "right_edge": 0.97}, {"bin": "0.97", "interval": "0.97-0.98", "all reads": 0.005508, "linked reads": 0.0005599, "all reads (cumsum)": 0.7127, "linked reads (cumsum)": 0.9719, "range_label": "0.97-0.98", "all reads (inferred)": 0.3953, "linked reads (inferred)": 0.9381, "right_edge": 0.98}, {"bin": "0.98", "interval": "0.98-0.99", "all reads": 0.005197, "linked reads": 0.0005483, "all reads (cumsum)": 0.7179, "linked reads (cumsum)": 0.9724, "range_label": "0.98-0.99", "all reads (inferred)": 0.3956, "linked reads (inferred)": 0.9386, "right_edge": 0.99}, {"bin": "0.99", "interval": "0.99-1.0", "all reads": 0.2821, "linked reads": 0.02759, "all reads (cumsum)": 1.0, "linked reads (cumsum)": 1.0, "range_label": "0.99-1.0", "all reads (inferred)": 1.0, "linked reads (inferred)": 1.0, "right_edge": 1.0}]}}
